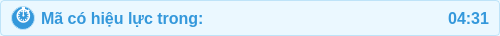
<?xml version="1.0" encoding="UTF-8"?>
<ui version="4.0">
 <class>OtpTimerFrame</class>
 <widget class="QFrame" name="OtpTimerFrame">
  <property name="geometry">
   <rect>
    <x>0</x>
    <y>0</y>
    <width>500</width>
    <height>36</height>
   </rect>
  </property>
  <property name="minimumSize">
   <size>
    <width>0</width>
    <height>36</height>
   </size>
  </property>
  <property name="maximumSize">
   <size>
    <width>16777215</width>
    <height>36</height>
   </size>
  </property>
  <property name="styleSheet">
   <string notr="true">background-color: #EBF8FF;
border: 1px solid #BEE3F8;
border-radius: 4px;</string>
  </property>
  <property name="frameShape">
   <enum>QFrame::Shape::StyledPanel</enum>
  </property>
  <property name="frameShadow">
   <enum>QFrame::Shadow::Raised</enum>
  </property>
  <property name="class" stdset="0">
   <string>statusInfo</string>
  </property>
  <layout class="QHBoxLayout" name="horizontalLayout">
   <property name="leftMargin">
    <number>10</number>
   </property>
   <property name="topMargin">
    <number>0</number>
   </property>
   <property name="rightMargin">
    <number>10</number>
   </property>
   <property name="bottomMargin">
    <number>0</number>
   </property>
   <item>
    <widget class="QLabel" name="timerIconLabel">
     <property name="minimumSize">
      <size>
       <width>24</width>
       <height>24</height>
      </size>
     </property>
     <property name="maximumSize">
      <size>
       <width>24</width>
       <height>24</height>
      </size>
     </property>
     <property name="styleSheet">
      <string notr="true">background-color: #3498DB;
color: white;
border-radius: 12px;
font-size: 14px;
font-weight: bold;</string>
     </property>
     <property name="text">
      <string>⏱</string>
     </property>
     <property name="alignment">
      <set>Qt::AlignmentFlag::AlignCenter</set>
     </property>
    </widget>
   </item>
   <item>
    <widget class="QLabel" name="timerLabel">
     <property name="styleSheet">
      <string notr="true">background-color: transparent;
color: #3498DB;
font-weight: bold;
font-size: 16px;
border: none;</string>
     </property>
     <property name="text">
      <string>Mã có hiệu lực trong:</string>
     </property>
     <property name="class" stdset="0">
      <string>timerLabel</string>
     </property>
    </widget>
   </item>
   <item>
    <spacer name="horizontalSpacer">
     <property name="orientation">
      <enum>Qt::Orientation::Horizontal</enum>
     </property>
     <property name="sizeHint" stdset="0">
      <size>
       <width>40</width>
       <height>20</height>
      </size>
     </property>
    </spacer>
   </item>
   <item>
    <widget class="QLabel" name="timeLeftLabel">
     <property name="styleSheet">
      <string notr="true">background-color: transparent;
color: #3498DB;
font-weight: bold;
font-size: 16px;
border: none;</string>
     </property>
     <property name="text">
      <string>04:31</string>
     </property>
     <property name="alignment">
      <set>Qt::AlignmentFlag::AlignRight|Qt::AlignmentFlag::AlignTrailing|Qt::AlignmentFlag::AlignVCenter</set>
     </property>
     <property name="class" stdset="0">
      <string>timerLabel</string>
     </property>
    </widget>
   </item>
  </layout>
 </widget>
 <resources/>
 <connections/>
</ui>
